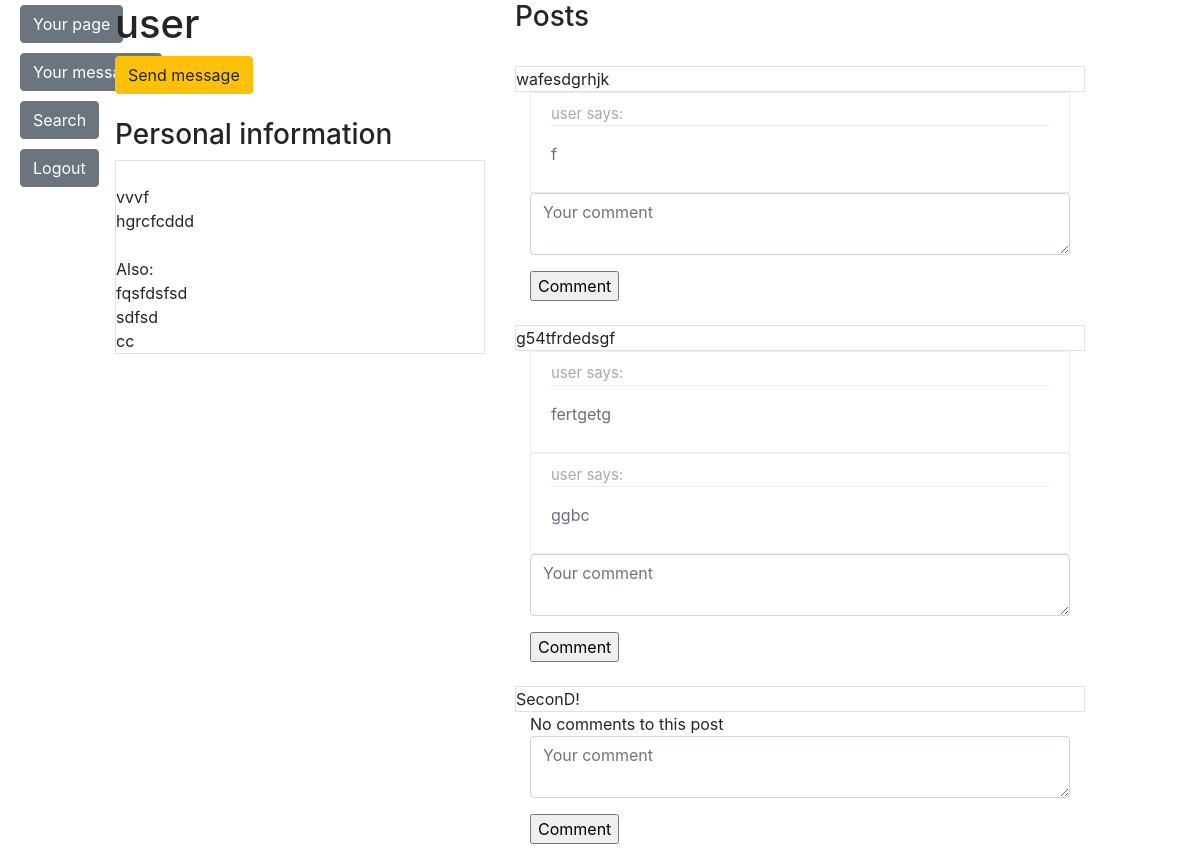
/user, run on the app's committed database.
### tables this page shows
CREATE TABLE posts(
id integer primary key autoincrement,
data text,
user text,
foreign key(user) references users(name));

CREATE TABLE comments(
id integer primary key autoincrement,
user text,
post integer,
data text,
foreign key(user) references users(name),
foreign key(post) references posts(id));

### application.py (the view)
@app.route('/<string:user>', methods=['GET', 'POST'])
def user(user, edit=False):
    if request.method == 'POST':
        name = session.get('user')
        data = request.form.get('data')
        post = request.form.get('post')
        db.execute('INSERT INTO comments (user, post, data) VALUES (:name, :post, :data)', {'name': name, 'post': post, 'data':data})
        db.commit()
    postable = False
    if session.get('user') == user:
        postable = True
    if len(db.execute('SELECT * FROM users WHERE name=:name', {'name': user}).fetchall()) == 0:
        return render_template('no_user.html', name=user)
    personal = db.execute('SELECT data FROM personal WHERE user=:user', {'user': user}).fetchall()
    db.commit()
    if len(personal) == 0:
        personal = None
    else:
        personal = personal[0]['data']
    posts = db.execute('SELECT id, data from posts WHERE user=:user', {'user': user}).fetchall()
    db.commit()
    comments = {}
    if len(posts) == 0:
        posts = None
    else:
        posts = list(reversed(posts))
        for post in posts:
            post_comments = db.execute('SELECT * FROM comments WHERE post=:post', {'post': post['id']}).fetchall()
            comments[post['id']] = post_comments
    return render_template('user.html', personal=personal, user=user, postable=postable, posts=posts, comments=comments, edit=edit, you=session.get('user'))

### templates/user.html (shortened to what this page needs)
{% extends "layout.html" %}
{% block body %}
<div class="col-lg-4 col-sm-12">
    <h1>{{ user }}</h1>
    {% if not postable %}
        <a href="{{ url_for('conversation', user=user) }}"><button type="button" class="btn btn-warning">Send message</button></a>
        <br>
        <br>
    {% endif %}
    {% if edit %}
        <form action='{{ url_for('submit_personal') }}' method='post'>
            {% if personal == None %}
                <div class="form-group">
                    <textarea class="form-control" rows="3" name="data"></textarea>
                </div>
            {% else %}
                <div class="form-group">
                    <textarea class="form-control" rows="3" name="data">{{ personal }}</textarea>
                </div>
            {% endif %}
            <input type="submit" value="Save">
        </form>
    {% else %}
        {% if personal == None or personal == '' %}
            <h3>User did not provide any personal information</h3>
        {% else %}
            <h3>Personal information</h3>
            <div class="border" style="word-wrap: break-word;">
                {% for line in personal.split('\n') %}
                    {{ line }} <br>
                {%endfor%}
            </div>
        {% endif %}
    {% endif %}
</div>
<div class="col-lg-6 col-sm-12">
    <h3>Posts</h3>
    <br>
    {% if posts == None %}
        <h4>There are no posts yet</h4>
    {% else %}
        {% for post in posts %}
        {% if post['data'] != None and post['data'] != '' %}
            <div class="border ">
                {% for line in post['data'].split('\n') %}
                    {{ line }}<br>
                {% endfor %}
            </div>
            <div class="container">
                {% for comment in comments[post['id']] %}
                    <div class="comment">
                        <p class="meta"> {{ comment['user'] }} says: </p>
                        <p> {{ comment['data'] }} </p>
                    </div>
                {% else %}
                    No comments to this post
                {% endfor %}
                <form action="{{ url_for('user', user=user) }}" method="post">
                    <div class="form-group">
                        <textarea class="form-control" rows="2" name="data" placeholder="Your comment"></textarea>
                    </div>
                    <input type="submit" value="Comment">
                </form>
            </div>
            <br>
        {% endif %}
        {% endfor %}
    {% endif %}
</div>
{% endblock %}

### templates/layout.html (style rules this page uses)
.comment { border: 1px solid #eee; padding: 10px 20px; color: #6b6e80; }
.meta { font-size: 15px; color: #aaaaaa; border-bottom: 1px solid #eee; }

### data on the page
posts: data "wafesdgrhjk"
comments: user "user", data "f"
posts: data "g54tfrdedsgf"
comments: user "user", data "fertgetg"
comments: user "user", data "ggbc"
posts: data "SeconD!"

### other printed values
{{ user }} "user"
{{ line }} "vvvf" "hgrcfcddd" "Also:" "fqsfdsfsd" "sdfsd" "cc"
